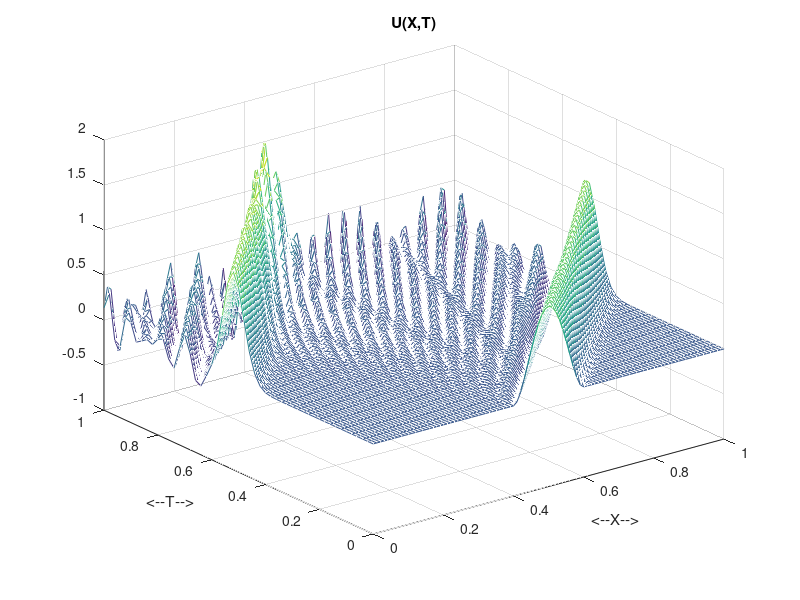

Write the MATLAB code that produced this figure.
function fd1d_advection_ftcs ( )

%*****************************************************************************80
%
%% FD1D_ADVECTION_FTCS solves the advection equation using the FTCS method.
%
%  Discussion:
%
%    The FTCS method is unstable for the advection problem.
%
%    Given a smooth initial condition, successive FTCS approximations will
%    exhibit erroneous oscillations of increasing magnitude.
%
%  Licensing:
%
%    This code is distributed under the GNU LGPL license.
%
%  Modified:
%
%    14 February 2003
%
%  Author:
%
%    John Burkardt
%
  timestamp ( );
  fprintf ( 1, '\n' );
  fprintf ( 1, 'FD1D_ADVECTION_FTCS:\n' );
  fprintf ( 1, '  MATLAB version\n' );
  fprintf ( 1, '\n' );
  fprintf ( 1, '  Solve the constant-velocity advection equation in 1D,\n' );
  fprintf ( 1, '    du/dt = - c du/dx\n' );
  fprintf ( 1, '  over the interval:\n' );
  fprintf ( 1, '    0.0 <= x <= 1.0\n' );
  fprintf ( 1, '  with periodic boundary conditions, and\n' );
  fprintf ( 1, '  with a given initial condition\n' );
  fprintf ( 1, '    u(0,x) = (10x-4)^2 (6-10x)^2 for 0.4 <= x <= 0.6\n' );
  fprintf ( 1, '           = 0 elsewhere.\n' );
  fprintf ( 1, '\n' );
  fprintf ( 1, '  We use a method known as FTCS:\n' );
  fprintf ( 1, '   FT: Forward Time  : du/dt = (u(t+dt,x)-u(t,x))/dt\n' );
  fprintf ( 1, '   CS: Centered Space: du/dx = (u(t,x+dx)-u(t,x-dx))/2/dx\n' );

  nx = 101;
  dx = 1.0 / ( nx - 1 );
  x = linspace ( 0.0, 1.0, nx );
  nt = 1000;
  dt = 1.0 / nt;
  c = 1.0;

  u = zeros ( 1, nx );
  i = find ( 0.4 <= x & x <= 0.6 );
  u(i) = ( 10.0 * x(i) - 4.0 ).^2 .* ( 6.0 - 10.0 * x(i) ).^2;

  iplot = 1;
  uplot(iplot,:) = u(:)';
  tplot(iplot) = 0.0;
  plotstep = ceil ( nt / 50 );

  fprintf ( 1, '\n' );
  fprintf ( 1, '  Number of nodes NX = %d\n', nx );
  fprintf ( 1, '  Number of time steps NT = %d\n', nt );
  fprintf ( 1, '  Constant velocity C = %g\n', c );

  im1 = [ nx, 1:nx-2, nx-1 ];
  i   = [ 1,  2:nx-1, nx   ];
  ip1 = [ 2,  3:nx,   1    ];

  for j = 1 : nt

    unew(i) = u(i) - c * dt / dx / 2.0 * ( u(ip1) - u(im1) );
    u(i) = unew(i);

    if ( rem ( j, plotstep ) < 1 )
      iplot = iplot + 1;
      uplot(iplot,:) = u(:)';
      tplot(iplot) = j * dt;
    end

  end
%
%  Plot.
%
  mesh ( x, tplot, uplot );
  xlabel ( '<--X-->' );
  ylabel ( '<--T-->');
  title ( 'U(X,T)');

  filename = 'fd1d_advection_ftcs.png';
  print ( '-dpng', filename );
  fprintf ( 1, '\n' );
  fprintf ( 1, '  Saving plot as "%s".\n', filename );
%
%  Terminate.
%
  fprintf ( 1, '\n' );
  fprintf ( 1, 'FD1D_ADVECTION_FTCS\n' );
  fprintf ( 1, '  Normal end of execution.\n' );
  fprintf ( 1, '\n' );
  timestamp ( );

  return
end
function timestamp ( )

%*****************************************************************************80
%
%% TIMESTAMP prints the current YMDHMS date as a timestamp.
%
%  Licensing:
%
%    This code is distributed under the GNU LGPL license.
%
%  Modified:
%
%    14 February 2003
%
%  Author:
%
%    John Burkardt
%
  t = now;
  c = datevec ( t );
  s = datestr ( c, 0 );
  fprintf ( 1, '%s\n', s );

  return
end
